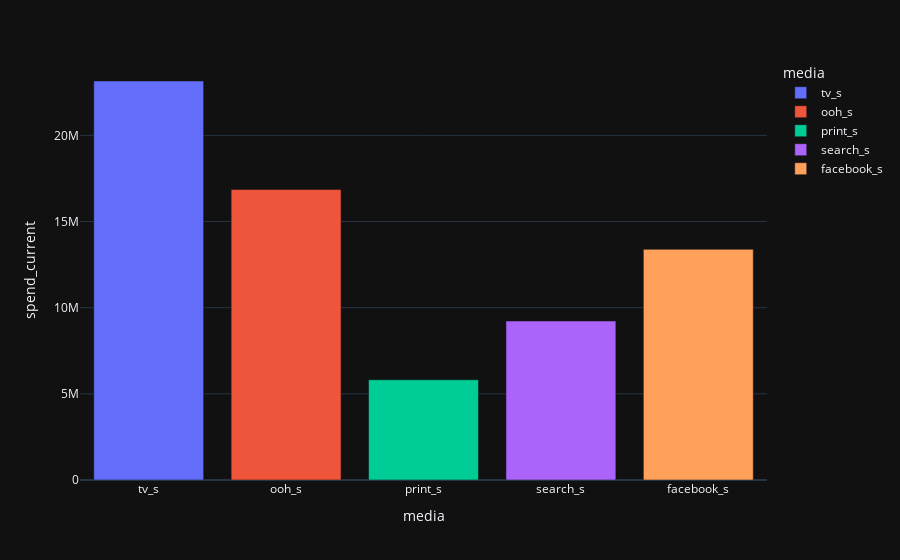

The notebook cell this image was saved under:
### Code cell
# Plot Media Spend
media_spend_df \
    .pipe(
        px.bar,
        x = 'media', 
        y = 'spend_current',
        color = 'media',
        template = "plotly_dark"
    )

### Figure 1 — Plotly figure (JSON) as saved in the notebook; plotly's stock layout.template omitted (floating-point values rounded to 4 significant figures)
{"data": [{"alignmentgroup": "True", "hovertemplate": "media=%{x}<br>spend_current=%{y}<extra></extra>", "legendgroup": "tv_s", "marker": {"color": "#636efa", "pattern": {"shape": ""}}, "name": "tv_s", "offsetgroup": "tv_s", "orientation": "v", "showlegend": true, "textposition": "auto", "type": "bar", "x": ["tv_s"], "xaxis": "x", "y": [23160000.0], "yaxis": "y"}, {"alignmentgroup": "True", "hovertemplate": "media=%{x}<br>spend_current=%{y}<extra></extra>", "legendgroup": "ooh_s", "marker": {"color": "#EF553B", "pattern": {"shape": ""}}, "name": "ooh_s", "offsetgroup": "ooh_s", "orientation": "v", "showlegend": true, "textposition": "auto", "type": "bar", "x": ["ooh_s"], "xaxis": "x", "y": [16854997], "yaxis": "y"}, {"alignmentgroup": "True", "hovertemplate": "media=%{x}<br>spend_current=%{y}<extra></extra>", "legendgroup": "print_s", "marker": {"color": "#00cc96", "pattern": {"shape": ""}}, "name": "print_s", "offsetgroup": "print_s", "orientation": "v", "showlegend": true, "textposition": "auto", "type": "bar", "x": ["print_s"], "xaxis": "x", "y": [5817000.0], "yaxis": "y"}, {"alignmentgroup": "True", "hovertemplate": "media=%{x}<br>spend_current=%{y}<extra></extra>", "legendgroup": "search_s", "marker": {"color": "#ab63fa", "pattern": {"shape": ""}}, "name": "search_s", "offsetgroup": "search_s", "orientation": "v", "showlegend": true, "textposition": "auto", "type": "bar", "x": ["search_s"], "xaxis": "x", "y": [9228200], "yaxis": "y"}, {"alignmentgroup": "True", "hovertemplate": "media=%{x}<br>spend_current=%{y}<extra></extra>", "legendgroup": "facebook_s", "marker": {"color": "#FFA15A", "pattern": {"shape": ""}}, "name": "facebook_s", "offsetgroup": "facebook_s", "orientation": "v", "showlegend": true, "textposition": "auto", "type": "bar", "x": ["facebook_s"], "xaxis": "x", "y": [13390000.0], "yaxis": "y"}], "layout": {"barmode": "relative", "legend": {"title": {"text": "media"}, "tracegroupgap": 0}, "margin": {"t": 60}, "xaxis": {"anchor": "y", "categoryarray": ["tv_s", "ooh_s", "print_s", "search_s", "facebook_s"], "categoryorder": "array", "domain": [0, 1], "title": {"text": "media"}}, "yaxis": {"anchor": "x", "domain": [0, 1], "title": {"text": "spend_current"}}}}
